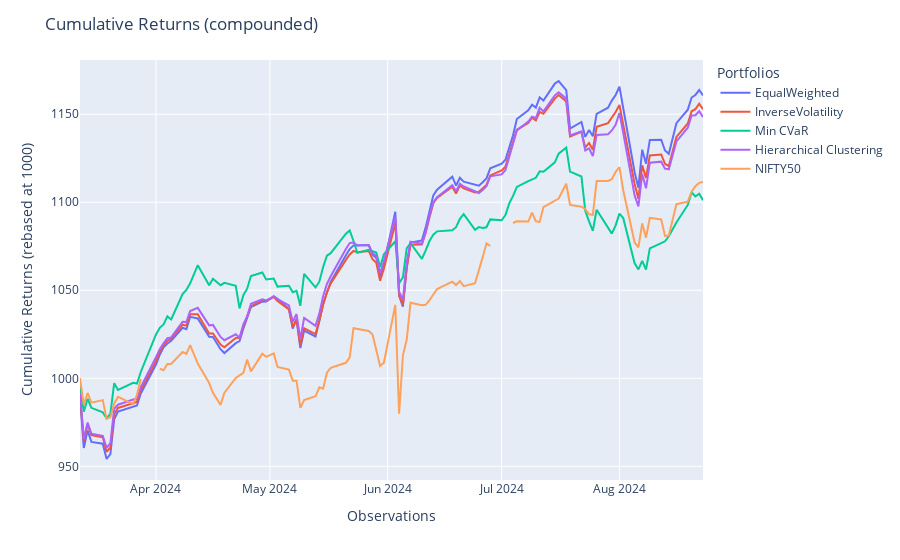

The cell this chart's notebook holds for it:
### Code cell
models = [model_equwt, model_minvar, model_mincvar, model_hier_cluster]
pop = Population([m.predict(df_test) for m in models] + [benchmark])
pop.set_portfolio_params(compounded=True)
pop.plot_cumulative_returns()
